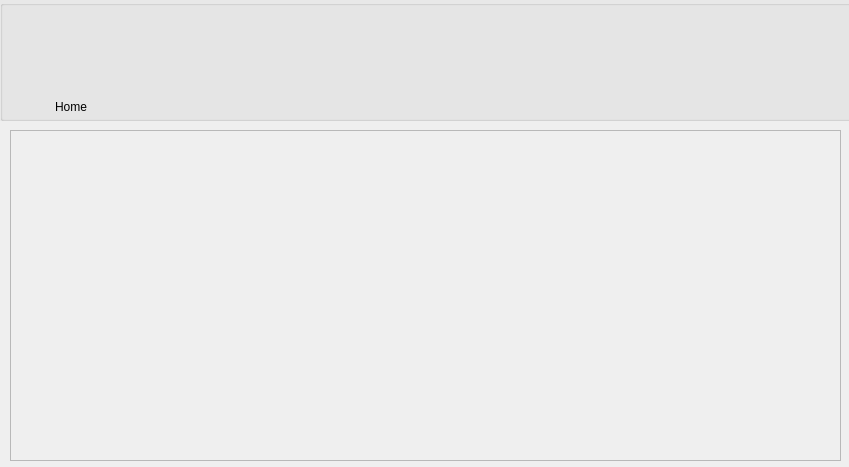
<?xml version="1.0" encoding="UTF-8"?>
<ui version="4.0">
 <class>help</class>
 <widget class="QDialog" name="help">
  <property name="geometry">
   <rect>
    <x>0</x>
    <y>0</y>
    <width>849</width>
    <height>467</height>
   </rect>
  </property>
  <property name="windowTitle">
   <string>Dialog</string>
  </property>
  <widget class="QGroupBox" name="gp_top">
   <property name="geometry">
    <rect>
     <x>0</x>
     <y>0</y>
     <width>931</width>
     <height>121</height>
    </rect>
   </property>
   <property name="palette">
    <palette>
     <active>
      <colorrole role="Base">
       <brush brushstyle="SolidPattern">
        <color alpha="255">
         <red>255</red>
         <green>255</green>
         <blue>255</blue>
        </color>
       </brush>
      </colorrole>
      <colorrole role="Window">
       <brush brushstyle="SolidPattern">
        <color alpha="255">
         <red>232</red>
         <green>232</green>
         <blue>232</blue>
        </color>
       </brush>
      </colorrole>
     </active>
     <inactive>
      <colorrole role="Base">
       <brush brushstyle="SolidPattern">
        <color alpha="255">
         <red>255</red>
         <green>255</green>
         <blue>255</blue>
        </color>
       </brush>
      </colorrole>
      <colorrole role="Window">
       <brush brushstyle="SolidPattern">
        <color alpha="255">
         <red>232</red>
         <green>232</green>
         <blue>232</blue>
        </color>
       </brush>
      </colorrole>
     </inactive>
     <disabled>
      <colorrole role="Base">
       <brush brushstyle="SolidPattern">
        <color alpha="255">
         <red>232</red>
         <green>232</green>
         <blue>232</blue>
        </color>
       </brush>
      </colorrole>
      <colorrole role="Window">
       <brush brushstyle="SolidPattern">
        <color alpha="255">
         <red>232</red>
         <green>232</green>
         <blue>232</blue>
        </color>
       </brush>
      </colorrole>
     </disabled>
    </palette>
   </property>
   <property name="autoFillBackground">
    <bool>true</bool>
   </property>
   <property name="title">
    <string/>
   </property>
   <widget class="QFrame" name="frm_logo">
    <property name="geometry">
     <rect>
      <x>700</x>
      <y>20</y>
      <width>141</width>
      <height>91</height>
     </rect>
    </property>
    <property name="styleSheet">
     <string notr="true">border-image: url(:/data/images/logo.png) 0 0 0 0 stretch stretch;
background-color: transparent;
background-repeat: none;
border: none;
color: black;</string>
    </property>
    <property name="frameShape">
     <enum>QFrame::NoFrame</enum>
    </property>
    <property name="frameShadow">
     <enum>QFrame::Plain</enum>
    </property>
   </widget>
   <widget class="QPushButton" name="btn_home">
    <property name="geometry">
     <rect>
      <x>30</x>
      <y>20</y>
      <width>71</width>
      <height>71</height>
     </rect>
    </property>
    <property name="sizePolicy">
     <sizepolicy hsizetype="Minimum" vsizetype="Minimum">
      <horstretch>0</horstretch>
      <verstretch>0</verstretch>
     </sizepolicy>
    </property>
    <property name="autoFillBackground">
     <bool>false</bool>
    </property>
    <property name="styleSheet">
     <string notr="true">QPushButton{
border-image: url(:/data/images/home_original.png) 0 0 0 0 stretch stretch;
background-color: transparent;
background-repeat: none;
border: none;
color: black;
}
QPushButton:hover{
border-image: url(:/data/images/home_hover.png) 0 0 0 0 stretch stretch;
background-color: transparent;
background-repeat: none;
border: none;
color: black;
}
QPushButton:pressed{
border-image: url(:/data/images/home_pressed.png) 0 0 0 0 stretch stretch;
background-color: transparent;
background-repeat: none;
border: none;
color: black;
}</string>
    </property>
    <property name="text">
     <string/>
    </property>
    <property name="autoDefault">
     <bool>true</bool>
    </property>
    <property name="flat">
     <bool>true</bool>
    </property>
   </widget>
   <widget class="QLabel" name="label">
    <property name="geometry">
     <rect>
      <x>55</x>
      <y>100</y>
      <width>47</width>
      <height>13</height>
     </rect>
    </property>
    <property name="text">
     <string>Home</string>
    </property>
   </widget>
  </widget>
  <widget class="QTextEdit" name="textEdit">
   <property name="enabled">
    <bool>false</bool>
   </property>
   <property name="geometry">
    <rect>
     <x>10</x>
     <y>130</y>
     <width>831</width>
     <height>331</height>
    </rect>
   </property>
  </widget>
 </widget>
 <resources/>
 <connections/>
</ui>
